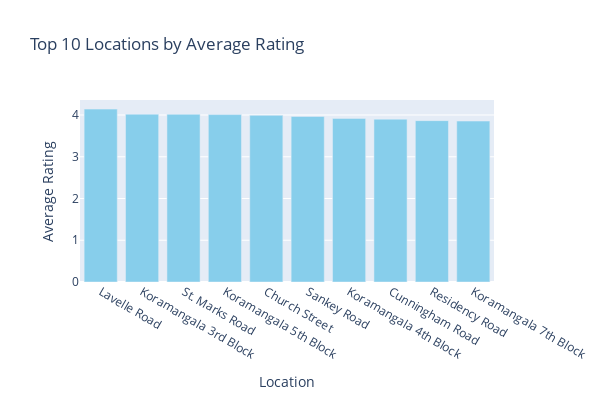

Notebook code for this chart:
### Code cell
import plotly.express as px

# Calculate average ratings and total votes for each location
top_10_df = df.groupby('location').agg(
    rating=('rating', 'mean'),  # Average rating
    votes=('votes', 'sum')       # Total votes
).reset_index()

# Format the votes with commas for better readability
top_10_df['votes'] = top_10_df['votes'].apply(lambda x: f"{x:,}")

# Get the top 10 locations by average rating
top_10_df = top_10_df.nlargest(10, 'rating')

# Use plotly to create an interactive bar chart with sky blue color
fig = px.bar(
    top_10_df,
    x='location',
    y='rating',
    title="Top 10 Locations by Average Rating",
    labels={'location': 'Location', 'rating': 'Average Rating', 'votes': 'Votes'},
    color_discrete_sequence=['#87CEEB'],  # Sky blue color
    hover_data=['votes']  # Include formatted votes in the hover tooltip
)

# Customize the layout
fig.update_layout(width=600, height=400)
fig.show()

### Figure 1 — Plotly figure (JSON) as saved in the notebook; plotly's stock layout.template omitted (floating-point values rounded to 4 significant figures)
{"data": [{"alignmentgroup": "True", "customdata": [["505,460"], ["125,159"], ["266,099"], ["2,214,621"], ["594,979"], ["6,411"], ["685,156"], ["287,873"], ["291,535"], ["495,240"]], "hovertemplate": "Location=%{x}<br>Average Rating=%{y}<br>Votes=%{customdata[0]}<extra></extra>", "legendgroup": "", "marker": {"color": "#87CEEB", "pattern": {"shape": ""}}, "name": "", "offsetgroup": "", "orientation": "v", "showlegend": false, "textposition": "auto", "type": "bar", "x": ["Lavelle Road", "Koramangala 3rd Block", "St. Marks Road", "Koramangala 5th Block", "Church Street", "Sankey Road", "Koramangala 4th Block", "Cunningham Road", "Residency Road", "Koramangala 7th Block"], "xaxis": "x", "y": [4.142, 4.02, 4.017, 4.01, 3.992, 3.965, 3.919, 3.901, 3.866, 3.856], "yaxis": "y"}], "layout": {"barmode": "relative", "height": 400, "legend": {"tracegroupgap": 0}, "title": {"text": "Top 10 Locations by Average Rating"}, "width": 600, "xaxis": {"anchor": "y", "domain": [0, 1], "title": {"text": "Location"}}, "yaxis": {"anchor": "x", "domain": [0, 1], "title": {"text": "Average Rating"}}}}
